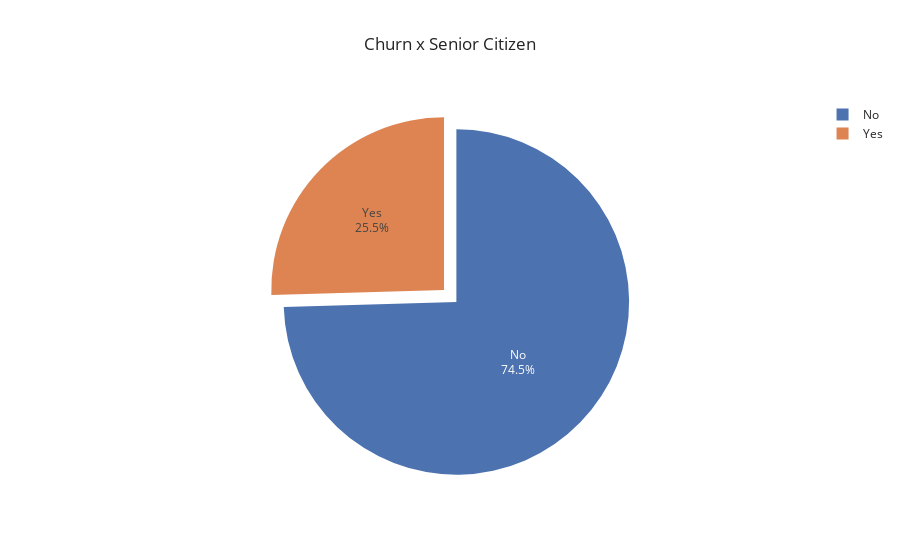

The cell this chart's notebook holds for it:
### Code cell
# Churn x SeniorCitizen
#How many are Senior Citizens have churned
fig = px.pie(churn, names = ['No','Yes'],template = 'seaborn', 
            values=churn.SeniorCitizen.value_counts(),
             title = 'Churn x Senior Citizen')
fig.update_traces(pull = [0.1], textinfo = "percent+label")
fig.show()

### Figure 1 — Plotly figure (JSON) as saved in the notebook; plotly's stock layout.template omitted (floating-point values rounded to 4 significant figures)
{"data": [{"domain": {"x": [0, 1], "y": [0, 1]}, "hovertemplate": "label=%{label}<br>value=%{value}<extra></extra>", "labels": ["No", "Yes"], "legendgroup": "", "name": "", "pull": [0.1], "showlegend": true, "textinfo": "percent+label", "type": "pie", "values": [1393, 476]}], "layout": {"legend": {"tracegroupgap": 0}, "title": {"text": "Churn x Senior Citizen"}}}
